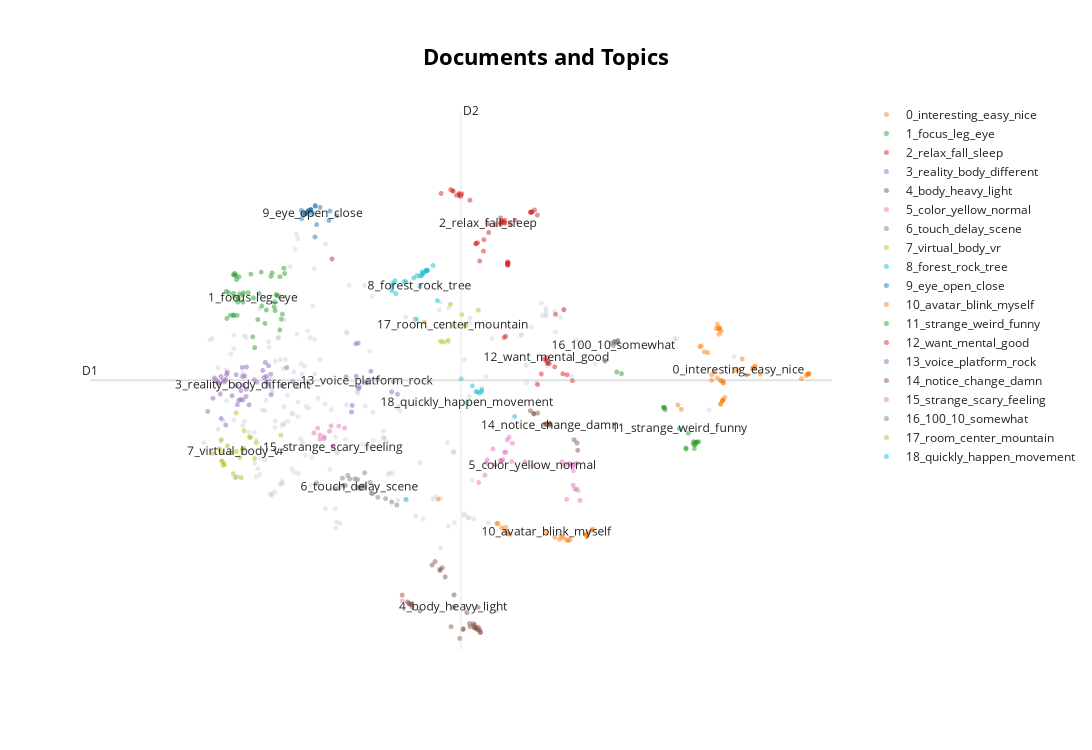

The cell this chart's notebook holds for it:
### Code cell
topic_model.visualize_documents(docs, embeddings=embeddings)
